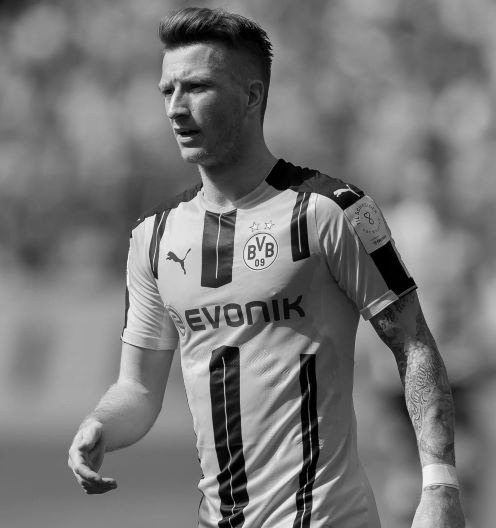
#> input picture OpenCV Learning/real_gray_image_469_528.jpg, 496 x 528 px, found by its file name
$ python '图像缩放.py'
#> lines starting #> are read from the running program, lines starting #| are printed output that depends on the picture
# -*- coding: utf-8 -*-
"""
Created on Mon Jul 11 22:45:06 2022

@author: joeBridge

import cv2
a = cv2.imread(r"E:\Python\OpenCV\OpenCV Learning\real_gray_image_469_528.jpg")
b = cv2.resize(a,(200,100))
cv2.imshow("a",a)
cv2.imshow("b",b)
cv2.waitKey()
cv2.destroyAllWindows()


import cv2
a = cv2.imread(r"E:\Python\OpenCV\OpenCV Learning\real_gray_image_469_528.jpg")
size = (200,100)
b = cv2.resize(a,size)
cv2.imshow("a",a)
cv2.imshow("b",b)
cv2.waitKey()
cv2.destroyAllWindows()

import cv2
a = cv2.imread(r"E:\Python\OpenCV\OpenCV Learning\real_gray_image_469_528.jpg")
rows,cols,chn = a.shape
size = (round(cols*0.5),round(rows*1.5))
b = cv2.resize(a,size)
cv2.imshow("a",a)
cv2.imshow("b",b)
cv2.waitKey()
cv2.destroyAllWindows()
"""
import cv2
a = cv2.imread(r"E:\Python\OpenCV-Learning\OpenCV Learning\real_gray_image_469_528.jpg")
#> a is the input picture: shape (528, 496, 3); min 0, max 255, mean 118.4

b = cv2.resize(a,None,fx=0.5,fy=1.3)
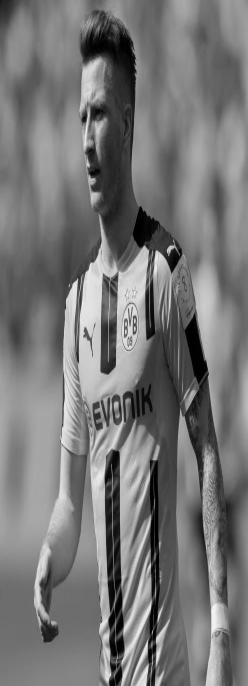
#> b: shape (686, 248, 3); min 0, max 246, mean 118.3
cv2.imshow("a",a)
cv2.imshow("b",b)
cv2.waitKey()
cv2.destroyAllWindows()
